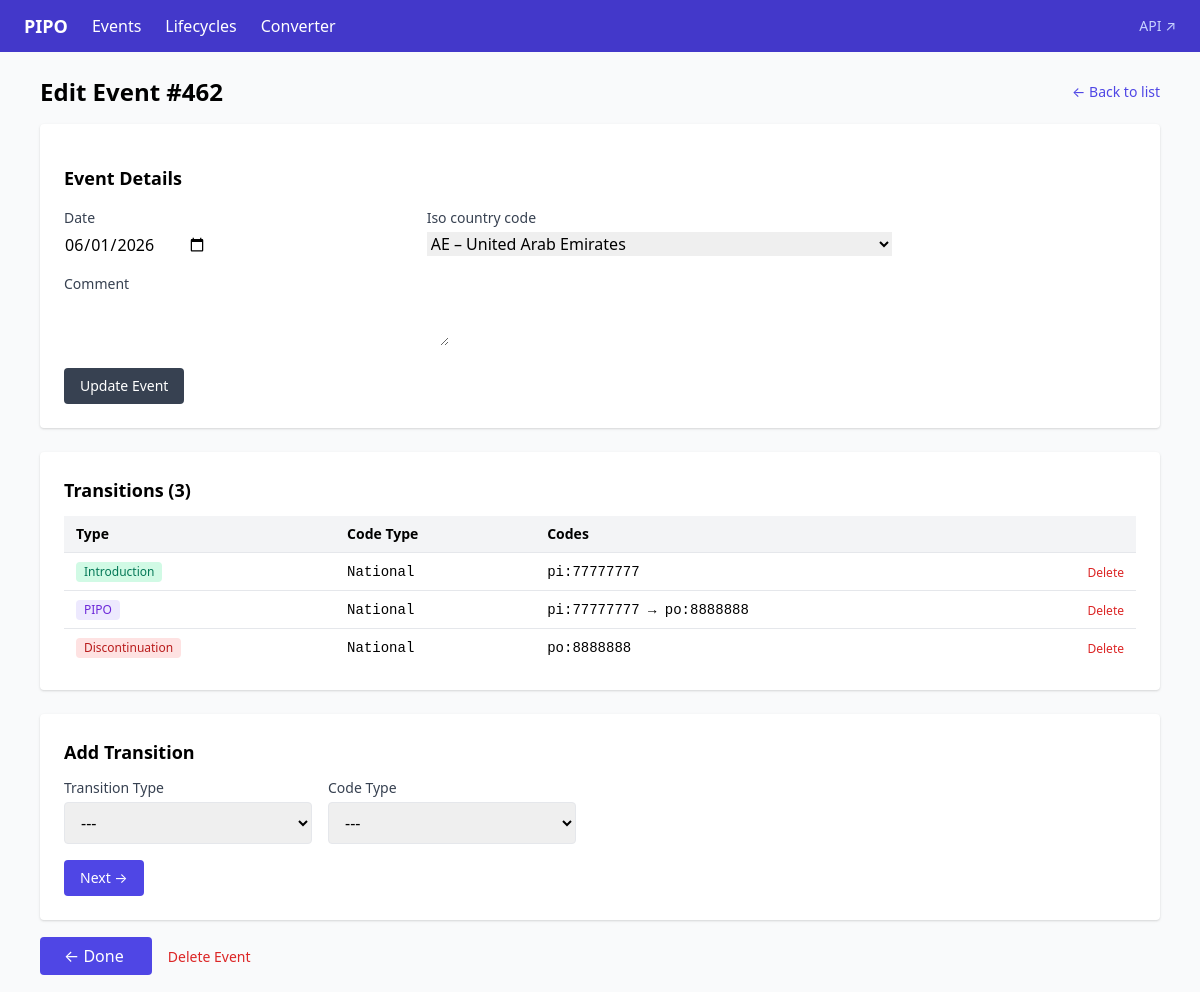
The app's page /events/462/edit/ with its own data.
### events/models.py (models this page shows, shortened)
class Event(models.Model):
    date = models.DateField()
    iso_country_code = models.ForeignKey(
        Country, on_delete=models.PROTECT, db_column="iso_country_code",
    )
    comment = models.TextField(blank=True, default="")
    created_by = models.ForeignKey(
        settings.AUTH_USER_MODEL, on_delete=models.SET_NULL, null=True, blank=True
    )
    created_at = models.DateTimeField(auto_now_add=True)
    updated_at = models.DateTimeField(auto_now=True)
    class Meta:
        ordering = ["-date", "-created_at"]
        indexes = [
            models.Index(fields=["iso_country_code"]),
            models.Index(fields=["date"]),
        ]

class CodeTransition(models.Model):
    event = models.ForeignKey(Event, on_delete=models.CASCADE, related_name="transitions")
    code_type = models.ForeignKey(CodeType, on_delete=models.PROTECT, related_name="transitions")
    type = models.CharField(max_length=7, choices=TransitionType.choices)
    class Meta:
        indexes = [
            models.Index(fields=["type"]),
        ]

class CodeType(models.Model):
    id = models.CharField(max_length=10, primary_key=True)
    type = models.CharField(max_length=50)
    def __str__(self):
        return self.type

class Introduction(models.Model):
    code_transition = models.OneToOneField(
        CodeTransition, on_delete=models.CASCADE, related_name="introduction"
    )
    pi_code = models.BigIntegerField()

class Pipo(models.Model):
    code_transition = models.OneToOneField(
        CodeTransition, on_delete=models.CASCADE, related_name="pipo"
    )
    pi_code = models.BigIntegerField()
    po_code = models.BigIntegerField()
    class Meta:
        verbose_name = "PIPO"
        verbose_name_plural = "PIPOs"

class Discontinuation(models.Model):
    code_transition = models.OneToOneField(
        CodeTransition, on_delete=models.CASCADE, related_name="discontinuation"
    )
    po_code = models.BigIntegerField()

### events/frontend_views.py (the view)
# urls.py: path("events/<int:pk>/edit/", event_edit_view, name="event-edit"),
def event_edit_view(request, pk):
    event = get_object_or_404(Event, pk=pk)
    transitions = event.transitions.select_related(
        "code_type", "introduction", "discontinuation", "pipo"
    ).order_by("pk")
    tform_errors = []
    if request.method == "POST":
        action = request.POST.get("action", "")
        if action == "update_event":
            form = EventForm(request.POST, instance=event)
            if form.is_valid():
                form.save()
                recompute_lifecycles(iso_country_code=event.iso_country_code)
                return redirect("event-edit", pk=event.pk)
        else:
            form = EventForm(instance=event)
        if action == "add_transition":
            tform = TransitionForm(request.POST)
            if tform.is_valid():
                try:
                    tform.save(event)
                except ValidationError as e:
                    tform_errors = e.messages
                else:
                    return redirect("event-edit", pk=event.pk)
            else:
                tform_errors = [
                    msg
                    for errors in tform.errors.values()
                    for msg in errors
                ]
                tform = TransitionForm()
        else:
            tform = TransitionForm()
    else:
        form = EventForm(instance=event)
        tform = TransitionForm()
    return render(request, "events/edit.html", {
        "event": event,
        "form": form,
        "tform": tform,
        "transitions": transitions,
        "tform_errors": tform_errors,
        "title": "Edit Event",
    })

### events/forms.py (shortened to what this page needs)
class EventForm(forms.ModelForm):
    class Meta:
        model = Event
        fields = ["date", "iso_country_code", "comment"]
        widgets = {
            "date": forms.DateInput(attrs={"type": "date"}),
            "comment": forms.Textarea(attrs={"rows": 2}),
        }

class TransitionForm(forms.Form):
    type = forms.ChoiceField(
        choices=[("" , "---")] + list(TransitionType.choices),
        widget=forms.Select(attrs={"class": "border rounded px-3 py-2 w-full"}),
    )
    code_type = forms.ModelChoiceField(
        queryset=CodeType.objects.all(),
        empty_label="---",
        widget=forms.Select(attrs={"class": "border rounded px-3 py-2 w-full"}),
    )
    pi_code = forms.IntegerField(required=False)
    po_code = forms.IntegerField(required=False)
    proxy_introduction = forms.BooleanField(required=False, initial=False)
    proxy_po = forms.BooleanField(required=False, initial=False)
    discontinue_po = forms.BooleanField(required=False, initial=True)

### events/models.py (called while the page is built)
    def __str__(self):
        return f"{self.code} – {self.name}"

### events/templates/events/edit.html (shortened to what this page needs)
{% extends "base.html" %}
{% block content %}
<div class="flex justify-between items-center mb-4">
    <h1 class="text-2xl font-bold">Edit Event #{{ event.pk }}</h1>
    <a href="{% url 'event-list' %}" class="text-indigo-600 hover:underline text-sm">&larr; Back to list</a>
</div>
<form method="post" class="bg-white shadow rounded p-6 space-y-4 mb-6">
    <h2 class="text-lg font-semibold">Event Details</h2>
    <div class="grid grid-cols-3 gap-4">
        {% for field in form %}
        <div{% if field.name == "comment" %} class="col-span-3"{% endif %}>
            <label class="block text-sm font-medium text-gray-700 mb-1">{{ field.label }}</label>
            {{ field }}
        </div>
        {% endfor %}
    </div>
    <button type="submit" class="bg-gray-700 text-white px-4 py-2 rounded hover:bg-gray-800 text-sm">
        Update Event
    </button>
</form>
<div class="bg-white shadow rounded p-6 mb-6">
    <h2 class="text-lg font-semibold mb-3">Transitions ({{ transitions|length }})</h2>
    {% if transitions %}
    <table class="w-full text-sm">
        <thead class="bg-gray-100">
            <tr>
                <th class="px-3 py-2 text-left">Type</th>
                <th class="px-3 py-2 text-left">Code Type</th>
                <th class="px-3 py-2 text-left">Codes</th>
                <th class="px-3 py-2"></th>
            </tr>
        </thead>
        <tbody>
            {% for ct in transitions %}
            <tr class="border-t">
                <td class="px-3 py-2">
                    <span class="inline-block px-2 py-0.5 text-xs font-medium rounded
                        {% if ct.type == 'PIPO' %}bg-purple-100 text-purple-700
                        {% elif ct.type == 'INTRO' %}bg-green-100 text-green-700
                        {% else %}bg-red-100 text-red-700{% endif %}">
                        {{ ct.get_type_display }}
                    </span>
                </td>
                <td class="px-3 py-2 font-mono">{{ ct.code_type }}</td>
                <td class="px-3 py-2 font-mono">
                    {% if ct.type == 'INTRO' %}
                        pi:{{ ct.introduction.pi_code }}
                    {% elif ct.type == 'DISCONT' %}
                        po:{{ ct.discontinuation.po_code }}
                    {% elif ct.type == 'PIPO' %}
                        pi:{{ ct.pipo.pi_code }} &rarr; po:{{ ct.pipo.po_code }}
                    {% endif %}
                </td>
                <td class="px-3 py-2 text-right">
                    <form method="post" action="{% url 'transition-delete' ct.pk %}"
                          class="inline" onsubmit="return confirm('Delete this transition?')">
                        <button type="submit" class="text-red-600 hover:underline text-xs">Delete</button>
                    </form>
                </td>
            </tr>
            {% endfor %}
        </tbody>
    </table>
    {% else %}
    <p class="text-gray-400 text-sm">No transitions yet. Add one below.</p>
    {% endif %}
</div>
<div class="bg-white shadow rounded p-6">
    <h2 class="text-lg font-semibold mb-3">Add Transition</h2>
    <form method="post" id="transition-form">
        <div id="step-1">
            <div class="grid grid-cols-2 gap-4 max-w-lg">
                <div>
                    <label class="block text-sm font-medium text-gray-700 mb-1">Transition Type</label>
                    {{ tform.type }}
                </div>
                <div>
                    <label class="block text-sm font-medium text-gray-700 mb-1">Code Type</label>
                    {{ tform.code_type }}
                </div>
            </div>
            <button type="button" id="confirm-type-btn"
                    class="mt-4 bg-indigo-600 text-white px-4 py-2 rounded hover:bg-indigo-700 text-sm">
                Next &rarr;
            </button>
        </div>
    </form>
</div>
<div class="mt-6">
    <a href="{% url 'event-list' %}" class="bg-indigo-600 text-white px-6 py-2 rounded hover:bg-indigo-700">
        &larr; Done
    </a>
    <a href="{% url 'event-delete' event.pk %}" class="text-red-600 hover:underline ml-4 text-sm">
        Delete Event
    </a>
</div>
{% endblock %}

### records on screen
Event: pk "462", form "06/01/2026" "AE – United Arab Emirates"
CodeTransition: type "Introduction", code_type "National", introduction.pi_code "77777777"
CodeTransition: type "PIPO", code_type "National", pipo.pi_code "77777777", pipo.po_code "8888888"
CodeTransition: type "Discontinuation", code_type "National", discontinuation.po_code "8888888"

### other values on screen
{{ field.label }} "Date" "Iso country code" "Comment"
{{ transitions|length }} "3"
